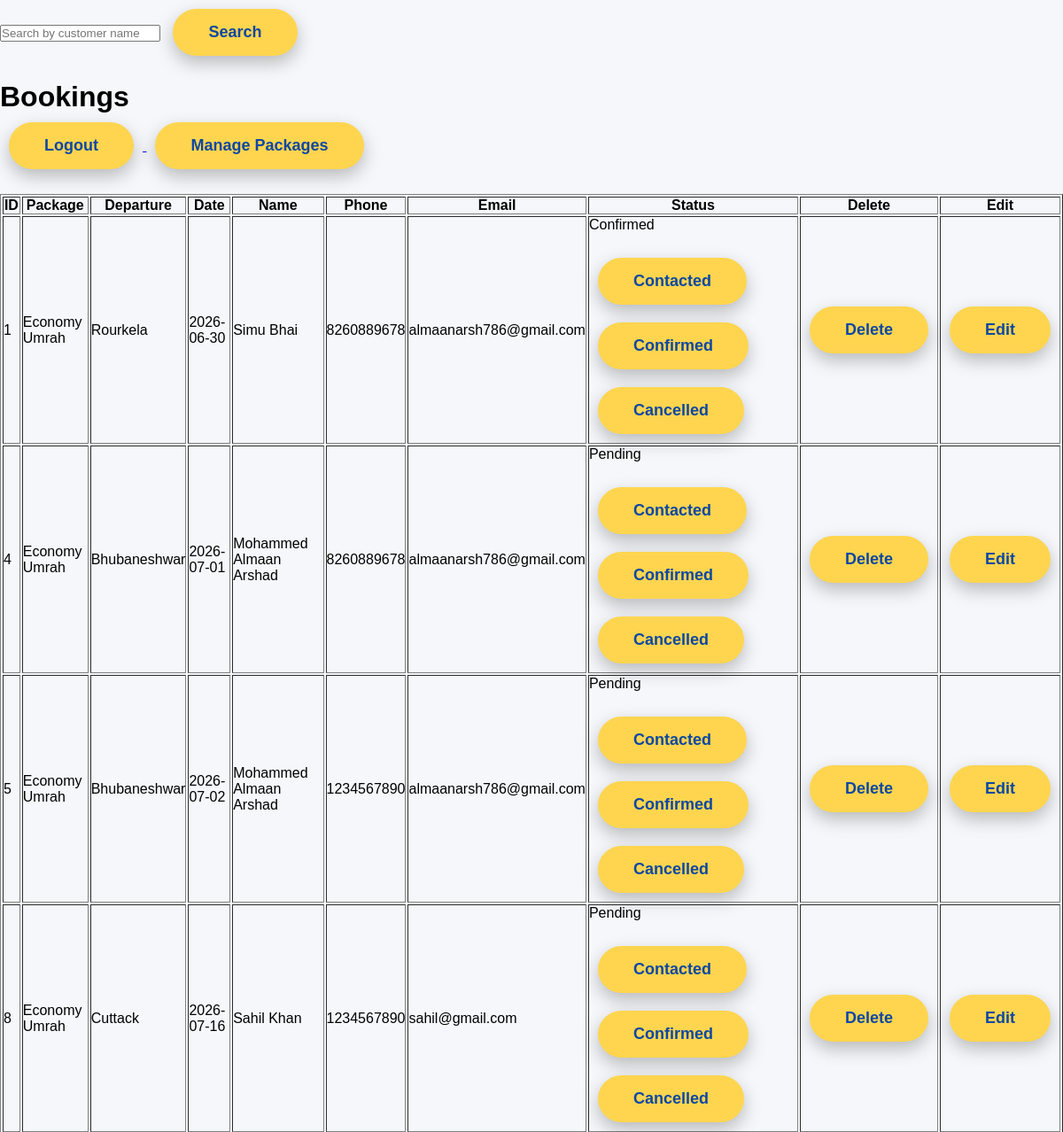
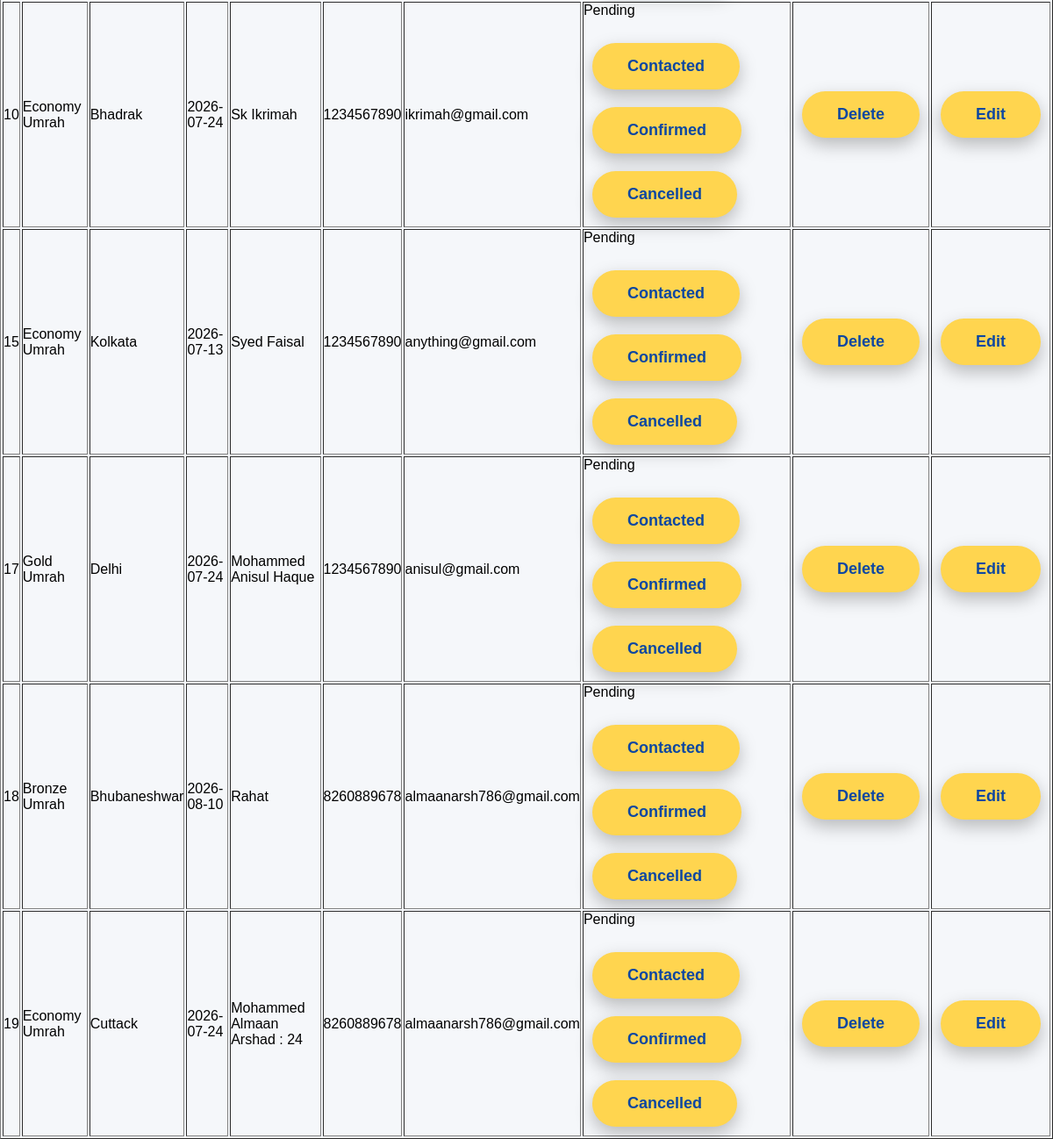
Before: /admin (signed in) with the older database file (2 pictures, top to bottom).
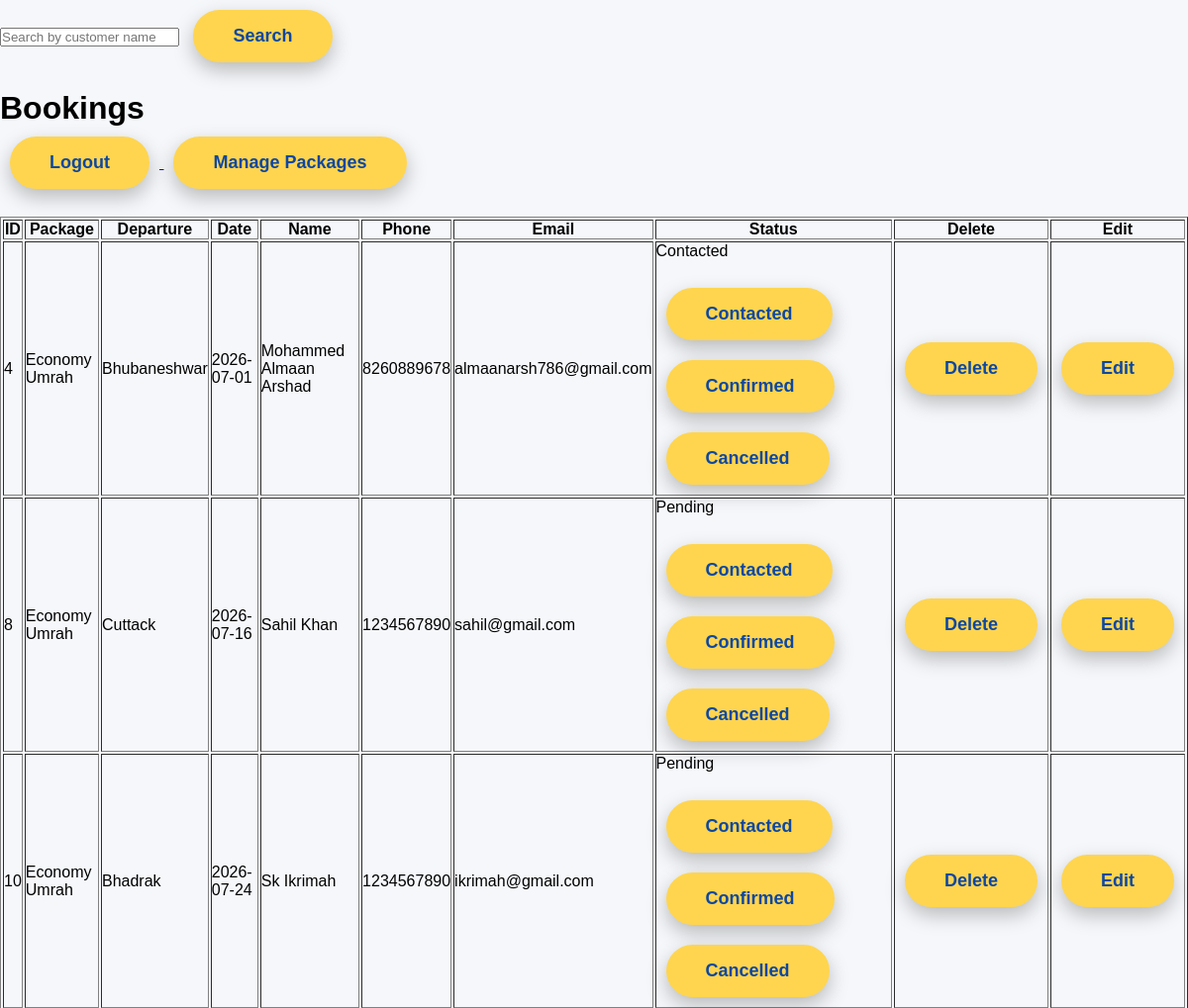
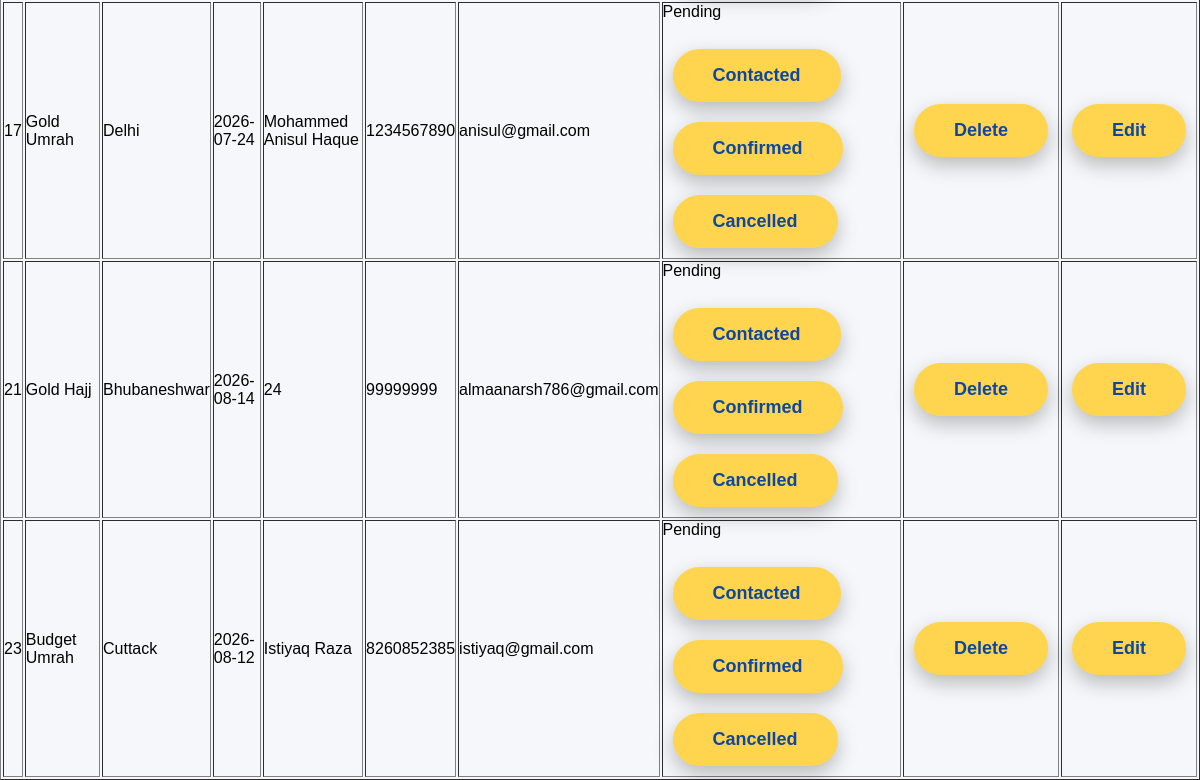
After: the same page with the newer database file (2 pictures, top to bottom).
### tables this page shows
CREATE TABLE bookings(

    id INTEGER PRIMARY KEY AUTOINCREMENT,

    package TEXT,

    departure_city TEXT,

    travel_date TEXT,

    full_name TEXT,

    phone TEXT,

    email TEXT,

    status TEXT DEFAULT 'Pending'

);

### app.py (the view)
@app.route("/admin")
def admin():
    if "admin" not in session:
        return redirect("/login")
    search = request.args.get("search")
    bookings = get_bookings(search)
    return render_template("admin/admin.html",
                           bookings=bookings)

### database.py (called while the page is built)
def get_connection():
    return sqlite3.connect("bookings.db")

### helpers.py (called while the page is built)
def get_bookings(search=None):
    connection = get_connection()
    cursor = connection.cursor()
    if search:
        cursor.execute("""
        SELECT * FROM bookings
        WHERE full_name LIKE ?
        """, ('%' + search + '%',))
    else:
        cursor.execute("""
        SELECT * FROM bookings
        """)
    bookings = cursor.fetchall()
    connection.close()
    return bookings

### templates/admin/admin.html (shortened to what this page needs)
<!DOCTYPE html>
<html>
<head>
    <link
        rel="stylesheet"
        href="{{ url_for('static', filename='css/style.css') }}">
</head>
<body>
<form method="GET" action="/admin">
    <input
        type="text"
        name="search"
        placeholder="Search by customer name">
    <button type="submit">
        Search
    </button>
</form>
<br>
<h1>Bookings</h1>
<a href="/logout">
    <button>Logout</button>
</a>
<a href="/admin/packages">
    <button>Manage Packages</button>
</a>
<br><br>
<table border="1">
<tr>
<th>ID</th>
<th>Package</th>
<th>Departure</th>
<th>Date</th>
<th>Name</th>
<th>Phone</th>
<th>Email</th>
<th>Status</th>
<th>Delete</th>
<th>Edit</th>
</tr>
{% for booking in bookings %}
<tr>
<td>{{ booking[0] }}</td>
<td>{{ booking[1] }}</td>
<td>{{ booking[2] }}</td>
<td>{{ booking[3] }}</td>
<td>{{ booking[4] }}</td>
<td>{{ booking[5] }}</td>
<td>{{ booking[6] }}</td>
<td>
    {{ booking[7] }}
    <br><br>
    <a href="/update_status/{{ booking[0] }}/Contacted">
        <button>Contacted</button>
    </a>
    <a href="/update_status/{{ booking[0] }}/Confirmed">
        <button>Confirmed</button>
    </a>
    <a href="/update_status/{{ booking[0] }}/Cancelled">
        <button>Cancelled</button>
    </a>
</td>
<td>
    <a href="/confirm_delete/{{ booking[0] }}">
        <button>Delete</button>
    </a>
</td>
<td>
    <a href="/edit_booking/{{ booking[0] }}">
        <button>Edit</button>
    </a>
</td>
</tr>
{% endfor %}
</table>
</body>
</html>

### static/css/style.css (style rules this page uses)
* { margin:0; padding:0; box-sizing:border-box; }
html { scroll-behavior:smooth; }
body { font-family:Arial,sans-serif; background:#f5f7fa; }
button { padding:16px 40px; margin:10px; border:none; border-radius:50px; background:#FFD54F; color:#0D47A1; font-size:18px; font-weight:bold; cursor:pointer; transition:.3s; box-shadow:0 8px 20px rgba(0,0,0,.25); }

Changed rows visible on the page:
removed bookings: id "1", package "Economy Umrah", departure_city "Rourkela", travel_date "2026-06-30", full_name "Simu Bhai", phone "8260889678", email "almaanarsh786@gmail.com", status "Confirmed"
removed bookings: id "5", package "Economy Umrah", departure_city "Bhubaneshwar", travel_date "2026-07-02", full_name "Mohammed Almaan Arshad", phone "1234567890", email "almaanarsh786@gmail.com", status "Pending"
removed bookings: id "15", package "Economy Umrah", departure_city "Kolkata", travel_date "2026-07-13", full_name "Syed Faisal", phone "1234567890", email "anything@gmail.com", status "Pending"
removed bookings: id "18", package "Bronze Umrah", departure_city "Bhubaneshwar", travel_date "2026-08-10", full_name "Rahat", phone "8260889678", email "almaanarsh786@gmail.com", status "Pending"
removed bookings: id "19", package "Economy Umrah", departure_city "Cuttack", travel_date "2026-07-24", full_name "Mohammed Almaan Arshad : 24", phone "8260889678", email "almaanarsh786@gmail.com", status "Pending"
changed bookings "Mohammed Almaan Arshad": status "Pending" → "Contacted"
added bookings: id "21", package "Gold Hajj", departure_city "Bhubaneshwar", travel_date "2026-08-14", full_name "24", phone "99999999", email "almaanarsh786@gmail.com", status "Pending"
added bookings: id "23", package "Budget Umrah", departure_city "Cuttack", travel_date "2026-08-12", full_name "Istiyaq Raza", phone "8260852385", email "istiyaq@gmail.com", status "Pending"
